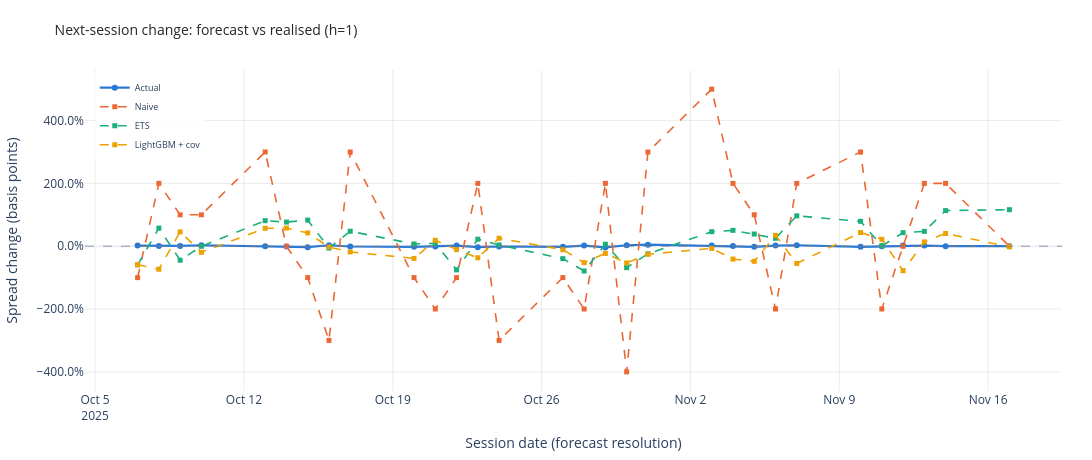

The cell this chart's notebook holds for it:
### Code cell
plotly_spread_change_forecast_vs_actual_multi(compare_by_run, title="Next-session change: forecast vs realised (h=1)")
